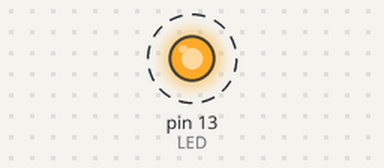
Simulated run of this sketch. Board: Arduino Uno, built with avr-gcc and run on an emulated ATmega328P. Parts: output pins drawn as LEDs (lit = HIGH). Dashed ring = blinking.

Above: at 0.15 s.
Timing chart, 0 to 3.0 s (numbered marks = the images above):
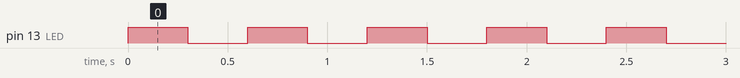

The sketch:

Blink_Pointer.ino
```cpp
#define LED 13

//función de flip
void flip(int pin,int *state){
  digitalWrite(pin,*state);
  *state=!(*state);
}

void setup() {
  pinMode(LED,OUTPUT);

}

void loop() {
  static int state = HIGH;
  flip(LED,&state);
  delay(300);
}
```

Measured:
- by itself, pin 13 (LED): alternates HIGH for 0.30 s and LOW for 0.30 s
